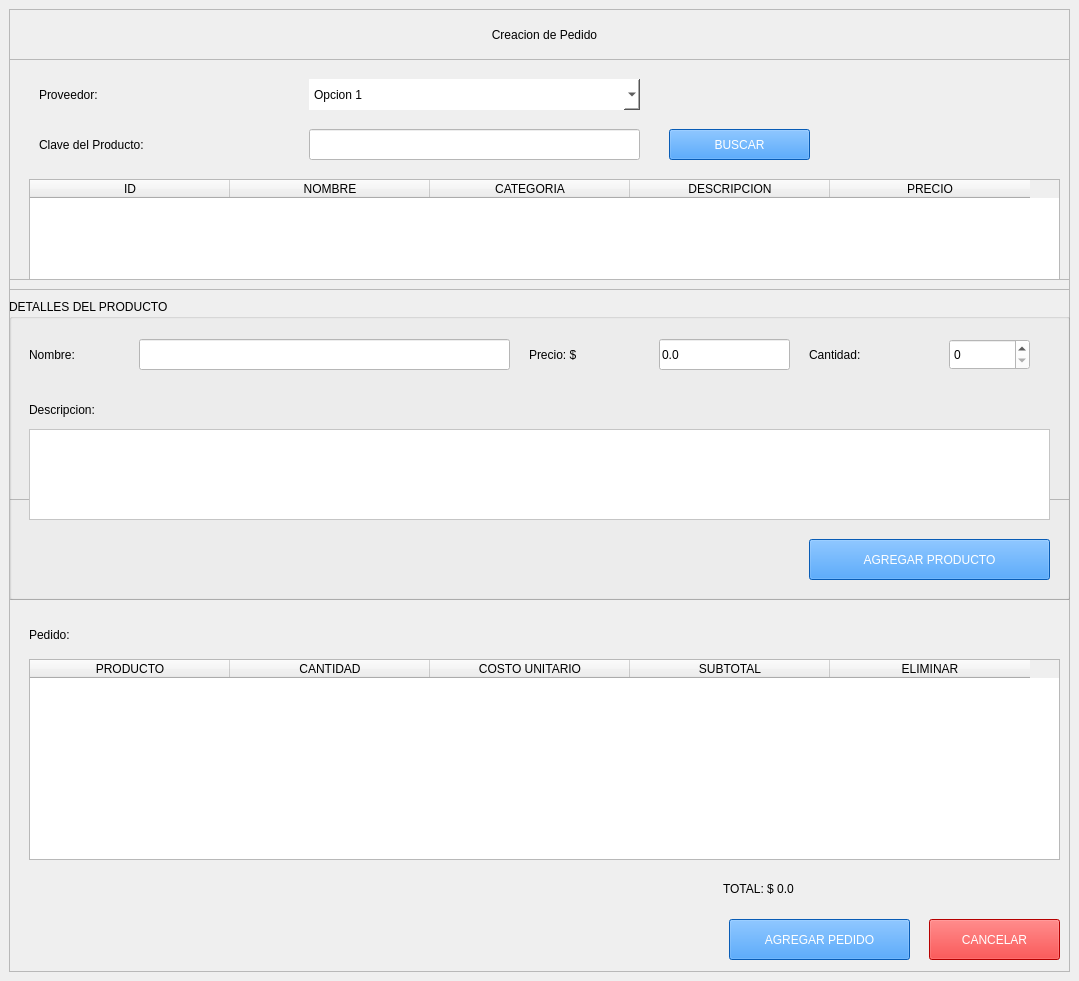
<?xml version="1.0" encoding="UTF-8"?>
<ui version="4.0">
 <class>MainWindow</class>
 <widget class="QMainWindow" name="MainWindow">
  <property name="geometry">
   <rect>
    <x>0</x>
    <y>0</y>
    <width>1079</width>
    <height>981</height>
   </rect>
  </property>
  <property name="minimumSize">
   <size>
    <width>1000</width>
    <height>720</height>
   </size>
  </property>
  <property name="windowTitle">
   <string>Crear Pedido</string>
  </property>
  <widget class="QWidget" name="centralwidget">
   <property name="minimumSize">
    <size>
     <width>1000</width>
     <height>720</height>
    </size>
   </property>
   <layout class="QVBoxLayout" name="verticalLayout">
    <item>
     <widget class="QFrame" name="frame">
      <property name="enabled">
       <bool>true</bool>
      </property>
      <property name="frameShape">
       <enum>QFrame::StyledPanel</enum>
      </property>
      <property name="frameShadow">
       <enum>QFrame::Raised</enum>
      </property>
      <widget class="QLabel" name="labelTitulo">
       <property name="geometry">
        <rect>
         <x>0</x>
         <y>10</y>
         <width>1071</width>
         <height>31</height>
        </rect>
       </property>
       <property name="styleSheet">
        <string notr="true">font: 75 20pt &quot;Consolas&quot;;</string>
       </property>
       <property name="text">
        <string>Creacion de Pedido</string>
       </property>
       <property name="alignment">
        <set>Qt::AlignCenter</set>
       </property>
      </widget>
      <widget class="QFrame" name="frame_2">
       <property name="geometry">
        <rect>
         <x>0</x>
         <y>50</y>
         <width>1081</width>
         <height>221</height>
        </rect>
       </property>
       <property name="styleSheet">
        <string notr="true"/>
       </property>
       <property name="frameShape">
        <enum>QFrame::StyledPanel</enum>
       </property>
       <property name="frameShadow">
        <enum>QFrame::Raised</enum>
       </property>
       <widget class="QLabel" name="labelProveedor">
        <property name="geometry">
         <rect>
          <x>30</x>
          <y>20</y>
          <width>171</width>
          <height>31</height>
         </rect>
        </property>
        <property name="styleSheet">
         <string notr="true">font: 12pt &quot;Consolas&quot;;</string>
        </property>
        <property name="text">
         <string>Proveedor:</string>
        </property>
       </widget>
       <widget class="QComboBox" name="comboProveedores">
        <property name="geometry">
         <rect>
          <x>300</x>
          <y>20</y>
          <width>331</width>
          <height>31</height>
         </rect>
        </property>
        <property name="styleSheet">
         <string notr="true">background-color: rgb(255, 255, 255);
border-radius: 30;</string>
        </property>
        <item>
         <property name="text">
          <string>Opcion 1</string>
         </property>
        </item>
        <item>
         <property name="text">
          <string>Opcion 2</string>
         </property>
        </item>
        <item>
         <property name="text">
          <string>Opcion 3</string>
         </property>
        </item>
        <item>
         <property name="text">
          <string>Opcion 4</string>
         </property>
        </item>
       </widget>
       <widget class="QLabel" name="labelClave">
        <property name="geometry">
         <rect>
          <x>30</x>
          <y>70</y>
          <width>251</width>
          <height>31</height>
         </rect>
        </property>
        <property name="styleSheet">
         <string notr="true">font: 12pt &quot;Consolas&quot;;</string>
        </property>
        <property name="text">
         <string>Clave del Producto: </string>
        </property>
       </widget>
       <widget class="QLineEdit" name="txt_ClaveProducto">
        <property name="geometry">
         <rect>
          <x>300</x>
          <y>70</y>
          <width>331</width>
          <height>31</height>
         </rect>
        </property>
        <property name="styleSheet">
         <string notr="true">background-color: rgb(255, 255, 255);</string>
        </property>
       </widget>
       <widget class="QPushButton" name="btn_Buscar">
        <property name="geometry">
         <rect>
          <x>660</x>
          <y>70</y>
          <width>141</width>
          <height>31</height>
         </rect>
        </property>
        <property name="styleSheet">
         <string notr="true">background-color: rgb(11, 129, 255);
font: 12pt &quot;Consolas&quot;;
color: rgb(255, 255, 255);</string>
        </property>
        <property name="text">
         <string>BUSCAR</string>
        </property>
       </widget>
       <widget class="QTableWidget" name="tableWidget_2">
        <property name="geometry">
         <rect>
          <x>20</x>
          <y>120</y>
          <width>1031</width>
          <height>101</height>
         </rect>
        </property>
        <attribute name="horizontalHeaderDefaultSectionSize">
         <number>200</number>
        </attribute>
        <column>
         <property name="text">
          <string>ID</string>
         </property>
        </column>
        <column>
         <property name="text">
          <string>NOMBRE</string>
         </property>
        </column>
        <column>
         <property name="text">
          <string>CATEGORIA</string>
         </property>
        </column>
        <column>
         <property name="text">
          <string>DESCRIPCION</string>
         </property>
        </column>
        <column>
         <property name="text">
          <string>PRECIO</string>
         </property>
        </column>
       </widget>
      </widget>
      <widget class="QFrame" name="frame_3">
       <property name="geometry">
        <rect>
         <x>0</x>
         <y>280</y>
         <width>1081</width>
         <height>211</height>
        </rect>
       </property>
       <property name="styleSheet">
        <string notr="true"/>
       </property>
       <property name="frameShape">
        <enum>QFrame::StyledPanel</enum>
       </property>
       <property name="frameShadow">
        <enum>QFrame::Raised</enum>
       </property>
      </widget>
      <widget class="QFrame" name="frame_4">
       <property name="geometry">
        <rect>
         <x>-10</x>
         <y>590</y>
         <width>1081</width>
         <height>381</height>
        </rect>
       </property>
       <property name="styleSheet">
        <string notr="true">

QLabel{
	font: 10pt &quot;Consolas&quot;;
}

QLineEdit{
	font: 10pt &quot;Consolas&quot;;
	background-color: rgb(255, 255, 255);
}

QPushButton{
	font: 10pt &quot;Consolas&quot;;
	color: rgb(255, 255, 255);
	background-color: rgb(11, 129, 255);
}

QTextEdit{
	background-color: rgb(255, 255, 255);
	font: 10pt &quot;Consolas&quot;;
}</string>
       </property>
       <property name="frameShape">
        <enum>QFrame::StyledPanel</enum>
       </property>
       <property name="frameShadow">
        <enum>QFrame::Raised</enum>
       </property>
       <widget class="QLabel" name="labelPedido">
        <property name="geometry">
         <rect>
          <x>30</x>
          <y>20</y>
          <width>81</width>
          <height>31</height>
         </rect>
        </property>
        <property name="text">
         <string>Pedido:</string>
        </property>
       </widget>
       <widget class="QTableWidget" name="tableWidget">
        <property name="geometry">
         <rect>
          <x>30</x>
          <y>60</y>
          <width>1031</width>
          <height>201</height>
         </rect>
        </property>
        <attribute name="horizontalHeaderDefaultSectionSize">
         <number>200</number>
        </attribute>
        <column>
         <property name="text">
          <string>PRODUCTO</string>
         </property>
        </column>
        <column>
         <property name="text">
          <string>CANTIDAD</string>
         </property>
        </column>
        <column>
         <property name="text">
          <string>COSTO UNITARIO</string>
         </property>
        </column>
        <column>
         <property name="text">
          <string>SUBTOTAL</string>
         </property>
        </column>
        <column>
         <property name="text">
          <string>ELIMINAR</string>
         </property>
        </column>
       </widget>
       <widget class="QLabel" name="labelTotal">
        <property name="geometry">
         <rect>
          <x>724</x>
          <y>280</y>
          <width>331</width>
          <height>20</height>
         </rect>
        </property>
        <property name="text">
         <string>TOTAL: $ 0.0</string>
        </property>
       </widget>
       <widget class="QPushButton" name="btn_AddPedido">
        <property name="geometry">
         <rect>
          <x>730</x>
          <y>320</y>
          <width>181</width>
          <height>41</height>
         </rect>
        </property>
        <property name="text">
         <string>AGREGAR PEDIDO</string>
        </property>
       </widget>
       <widget class="QPushButton" name="btn_Cancelar">
        <property name="geometry">
         <rect>
          <x>930</x>
          <y>320</y>
          <width>131</width>
          <height>41</height>
         </rect>
        </property>
        <property name="styleSheet">
         <string notr="true">background-color: rgb(255, 0, 0);</string>
        </property>
        <property name="text">
         <string>CANCELAR</string>
        </property>
       </widget>
      </widget>
      <widget class="QGroupBox" name="groupBox">
       <property name="geometry">
        <rect>
         <x>0</x>
         <y>290</y>
         <width>1061</width>
         <height>301</height>
        </rect>
       </property>
       <property name="styleSheet">
        <string notr="true">QGroupBox{
	font: 12pt &quot;Consolas&quot;;
	border-color: rgb(0, 0, 0);
	border-width: 10;
}

QLabel{
	font: 10pt &quot;Consolas&quot;;
}

QLineEdit{
	font: 10pt &quot;Consolas&quot;;
	background-color: rgb(255, 255, 255);
}

QSpinBox{
	background-color: rgb(255, 255, 255);
	font: 10pt &quot;Consolas&quot;;	
}

QPushButton{
	font: 10pt &quot;Consolas&quot;;
	color: rgb(255, 255, 255);
	background-color: rgb(11, 129, 255);
}

QTextEdit{
	background-color: rgb(255, 255, 255);
	font: 10pt &quot;Consolas&quot;;
}</string>
       </property>
       <property name="title">
        <string>DETALLES DEL PRODUCTO</string>
       </property>
       <widget class="QLabel" name="labelNombre">
        <property name="geometry">
         <rect>
          <x>20</x>
          <y>40</y>
          <width>101</width>
          <height>31</height>
         </rect>
        </property>
        <property name="text">
         <string>Nombre:</string>
        </property>
       </widget>
       <widget class="QLineEdit" name="txt_Nombre">
        <property name="geometry">
         <rect>
          <x>130</x>
          <y>40</y>
          <width>371</width>
          <height>31</height>
         </rect>
        </property>
       </widget>
       <widget class="QLabel" name="labelPrecio">
        <property name="geometry">
         <rect>
          <x>520</x>
          <y>40</y>
          <width>121</width>
          <height>31</height>
         </rect>
        </property>
        <property name="text">
         <string>Precio: $</string>
        </property>
       </widget>
       <widget class="QLineEdit" name="txt_precio">
        <property name="geometry">
         <rect>
          <x>650</x>
          <y>40</y>
          <width>131</width>
          <height>31</height>
         </rect>
        </property>
        <property name="text">
         <string>0.0</string>
        </property>
       </widget>
       <widget class="QLabel" name="labelCantidad">
        <property name="geometry">
         <rect>
          <x>800</x>
          <y>40</y>
          <width>121</width>
          <height>31</height>
         </rect>
        </property>
        <property name="text">
         <string>Cantidad:</string>
        </property>
       </widget>
       <widget class="QSpinBox" name="spinCantidad">
        <property name="geometry">
         <rect>
          <x>940</x>
          <y>40</y>
          <width>81</width>
          <height>31</height>
         </rect>
        </property>
       </widget>
       <widget class="QLabel" name="labelDescripcion">
        <property name="geometry">
         <rect>
          <x>20</x>
          <y>90</y>
          <width>221</width>
          <height>41</height>
         </rect>
        </property>
        <property name="text">
         <string>Descripcion: </string>
        </property>
       </widget>
       <widget class="QTextEdit" name="txt_descripcion">
        <property name="geometry">
         <rect>
          <x>20</x>
          <y>130</y>
          <width>1021</width>
          <height>91</height>
         </rect>
        </property>
        <property name="styleSheet">
         <string notr="true">background-color: rgb(255, 255, 255);</string>
        </property>
       </widget>
       <widget class="QPushButton" name="btn_addProducto">
        <property name="geometry">
         <rect>
          <x>800</x>
          <y>240</y>
          <width>241</width>
          <height>41</height>
         </rect>
        </property>
        <property name="text">
         <string>AGREGAR PRODUCTO</string>
        </property>
       </widget>
      </widget>
     </widget>
    </item>
   </layout>
  </widget>
 </widget>
 <resources/>
 <connections/>
</ui>
